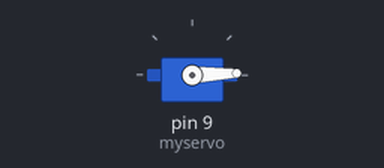
Simulated run of this sketch. Board: Arduino Uno, built with avr-gcc and run on an emulated ATmega328P. Shown: servo.

Above: at 0.05 s.
At 1.75 s:
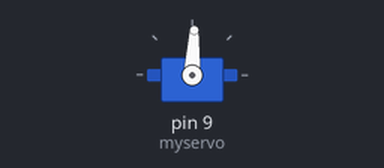
At 3.45 s:
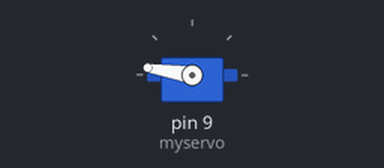
At 6.9 s:
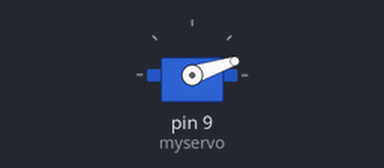
Timing chart, 0 to 9.4 s (numbered marks = the images above):
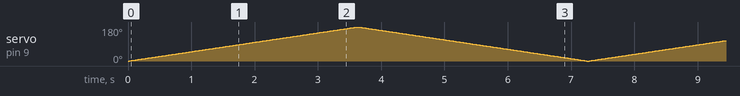

The sketch:

ex22.ino
```cpp
#include <Servo.h>
Servo myservo; // 建立Servo物件，控制伺服馬達
void setup()
{
  myservo.attach(9,500,2400); // 連接數位腳位9，伺服馬達的訊號線
}
void loop()
{
  for(int i = 0; i <= 180; i+=1){
    myservo.write(i); // 使用write，傳入角度，從0度轉到180度
    delay(20);
  }
  for(int i = 180; i >= 0; i-=1){
    myservo.write(i);// 使用write，傳入角度，從180度轉到0度
    delay(20);
  }
}
```
